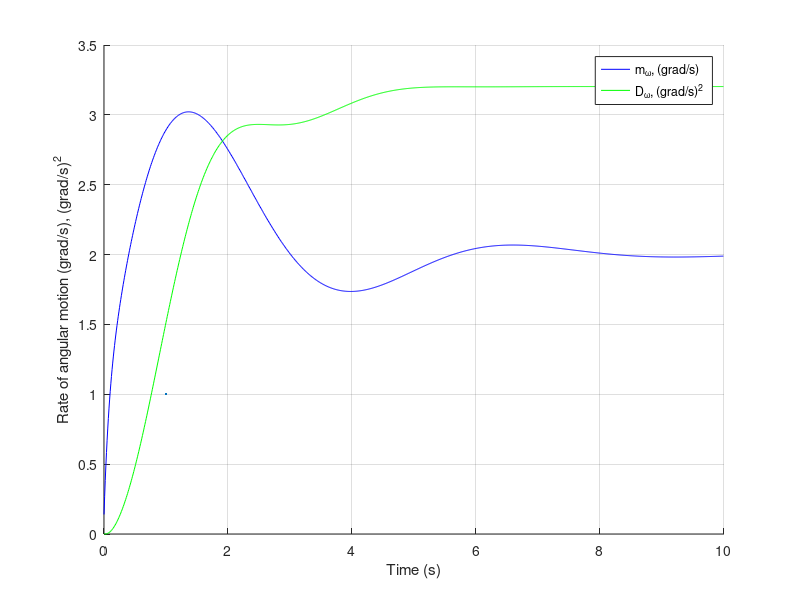
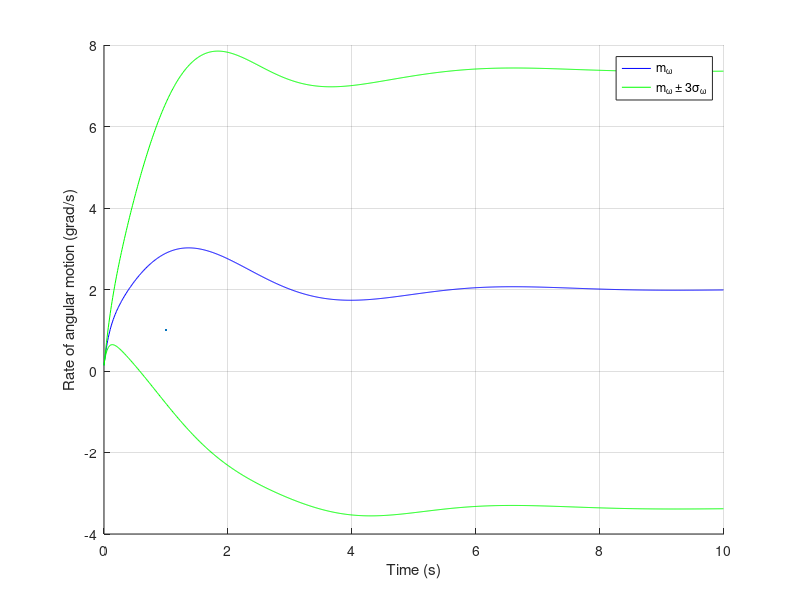

MATLAB code for these plots, in order:
%==========================================================================
% Tutorial Stochastic Dynamics with Aerospace Applications
% Topic #9: Moment's equations
% Authors: V.Bobronnikov & M.Trifonov
% Email: trifonov.m@yahoo.com
% Date(dd-mm-yyyy): 22-08-2021
%==========================================================================
clc;clear;close all;
% Mathematical model of the dynamic system
W1=tf([0 2 1.5158],[1 1.02 0.575]);
W2=tf([ 0.5 1],[0.1 1]);
W3=tf([0 0.7 1],[0.75 0.35 1]);
Kos=0.5;u=3; Neta=1;
Wu=feedback(W2*W3,Kos);
Weta=W1*Wu;
% State-space model (LTI array)
[Au,Bu,Cu,Du]=ssdata(Wu);
[Aeta,Beta,Ceta,Deta]=ssdata(Weta);
% Input data for simulation
T=10; dt=0.01; Nt=fix(T/dt);
mx=zeros(3,1);Kx=zeros(5,5);
% Integration of moment's equations using Euler's method
for i=1:Nt
    t(i)=(i-1)*dt; 
    mx=mx+(Au*mx+Bu*u)*dt;
    Kx=Kx+(Aeta*Kx+Kx*Aeta'+Beta*Neta*Beta')*dt; 
    %Mean
    my(i)=Cu*mx+Du*u;
    %Variance
    Dy(i)=Ceta*Kx*Ceta';
end
% plotting
figure(1)
grid on; hold on;
plot(t,my,'b',t,Dy,'g',LineWidth=1);
legend('m_\omega, (grad/s)','D_\omega, (grad/s)^2');
xlabel('Time (s)'); ylabel('Rate of angular motion (grad/s), (grad/s)^2');
figure(2); 
grid on; hold on;
plot(t,my,'b',t,my+3*sqrt(Dy),'g',t,my-3*sqrt(Dy),'g',LineWidth=1); 
legend('m_\omega','m_\omega \pm 3\sigma_\omega');
xlabel('Time (s)'); ylabel('Rate of angular motion (grad/s)');


